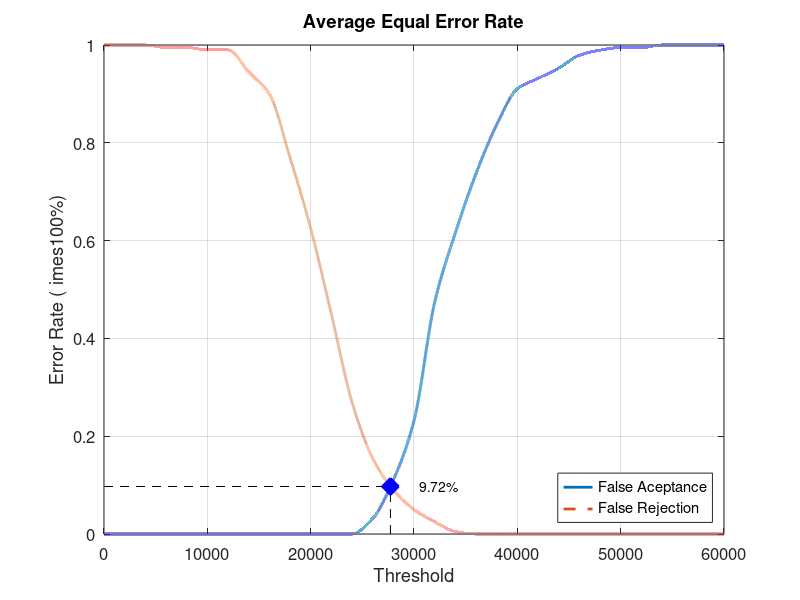
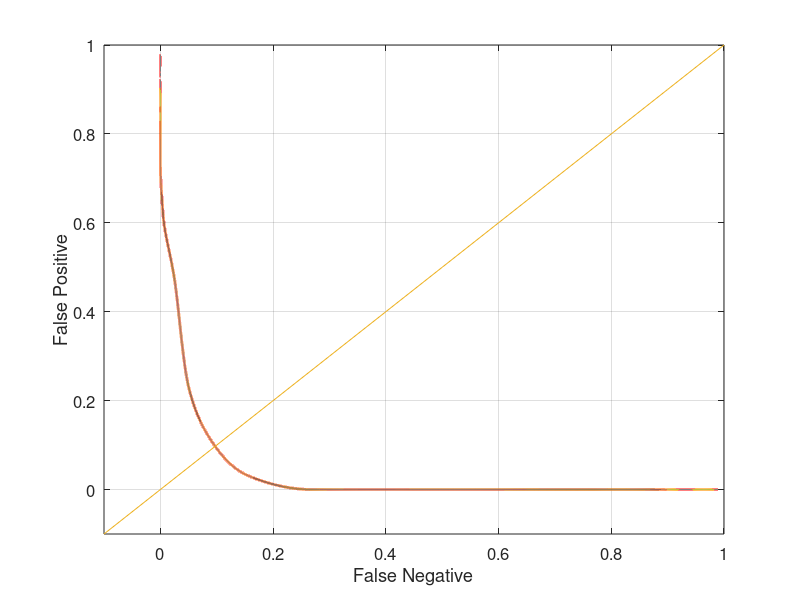

The MATLAB source for these figures, in order:
close all;
clear;
clc;
x = 0:2000:60000;
xq = 0:0.5:60000;

y0 = [0 0 0 0 0 0 0 0 0 0 0 0 0 0.0315789 0.110526 0.231579 0.473684 0.615789 0.736842 0.836842 0.910526 0.931579 0.952632 0.978947 0.989474 0.994737 0.994737 1 1 1 1]
yy0 = interp1(x, y0, xq, 'pchip');
y1 = [1 1 1 0.995 0.995 0.99 0.99 0.945 0.9 0.77 0.625 0.45 0.27 0.155 0.09 0.05 0.025 0.005 0 0 0 0 0 0 0 0 0 0 0 0 0]
yy1 = interp1(x, y1, xq, 'pchip');

% Calculating EER: 
y2 = abs(y0 - y1);
find(y2 == min(y2))
yy2 = abs(yy0 - yy1);
xEER = find(yy2 == min(yy2));
xEERIndex = xq(xEER) % X-axis EER
yEER = yy0(xEER) % Y-axis EER

main = figure
plot(xq, yy0,'-','LineWidth', 2);	hold on
plot(xq, yy1,'--','LineWidth', 2);	hold on
plot([xEERIndex xEERIndex], [0 yEER], 'k--');	hold on
plot([0 xEERIndex], [yEER yEER], 'k--');	hold on
plot(xEERIndex, yEER, 'bx', 'LineWidth', 10);	hold on
text(xEERIndex + 10 * xEERIndex / 100, yEER, [num2str(round((10000 * yEER)) / 100) '%'])
legend('False Aceptance', 'False Rejection', 'Location', 'SouthEast')
xlabel('Threshold')
ylabel('Error Rate (	imes100%)')
title('Average Equal Error Rate')
set(gca, 'FontSize', 12)
axis([0 60000 0 1])
grid on

print(main, 'Database4_4Main', '-dpng');
FNRxFPR = figure('Color', [1 1 1]);
plot(yy1, yy0, '-', yy1, yy0, 'LineWidth', 2);
hold on
y = -0.1:0.1:1
plot(y, y); 
set(gca, 'FontSize', 12)
xlabel('False Negative')
ylabel('False Positive')
axis([-0.1 1 -0.1 1])
set(gca, 'FontSize', 12)
grid on

print(FNRxFPR, 'Database4_4FNRxFPR','-dpng');
